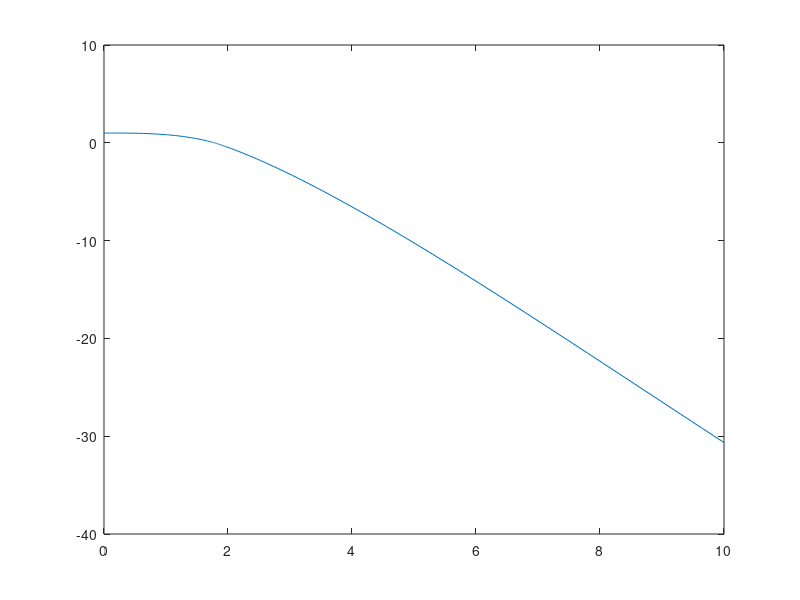

This chart was generated by the following MATLAB code:
# u * u''' = -1
# u(0) = 1,
# u'(0) = u''(0) = 0

x_interval = [0 10];

dydx = @(x,y) [y(2) y(3) -1/y(1)]';
y0 = [1 0 0];

[x,y] = ode45(dydx, x_interval, y0);
u = y(:,1);

plot(x,u);
